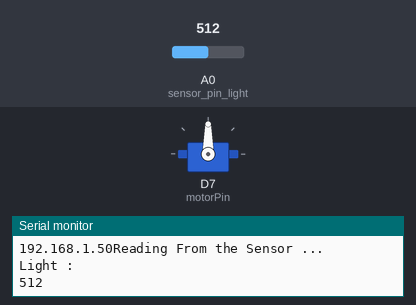
A sketch run on a simulated ESP8266 (NodeMCU). Shown: servo, the last lines printed to the serial monitor. The test bench sets the inputs (shaded band); at power-on: A0 (sensor_pin_light) = 512. WiFi joins after 1.5 s; servers stay silent unless stated; uploads are accepted with an empty reply.

Above: at 4.7 s.
4.8 s: A0 (sensor_pin_light) set to 22
12.0 s: A0 (sensor_pin_light) set to 17
At 23.2 s:
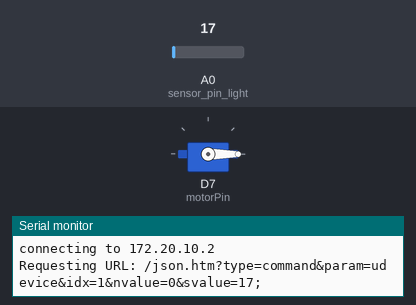
Timing chart, 0 to 24.5 s (numbered marks = the images above; inputs shaded):
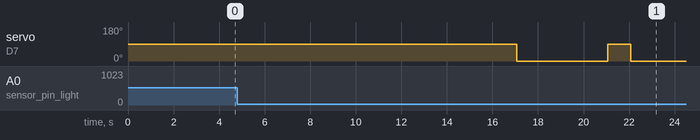

The sketch:

Automatic_GreenHouse_Roof.ino
```cpp
#include <Servo.h>;
#include <ESP8266WiFi.h>
#include <ESP8266HTTPClient.h>
#include <WiFiClient.h>
#include <HttpClient.h>

const char* ssid     = "Elena's iPhone";
const char* password = "heythere";
const char* host = "172.20.10.2"; // IPv4 adress
const int   port = 8080;     //port Domoticz
const int   watchdog = 6000; // Frequency of sending data to Domoticz
unsigned long previousMillis = millis();

HTTPClient http;
WiFiClient wifiClient;
String url;

Servo motorPin;
int sensor_pin_light = A0; // Photoresistor input at Analog PIN A0
int output_value_light = 0;
unsigned long current_ms=0;


void read_sensor()
{

  Serial.println("Reading From the Sensor ...");
  output_value_light= analogRead(sensor_pin_light);
 //output_value_light = (output_value_light/1024);
 Serial.println("Light : ");
 Serial.println(output_value_light);
 delay(3000);
}

void roof()
{
  if (output_value_light<20)
  {
  motorPin.write(90);
  delay(1000);
  motorPin.write(0);
  delay(1000);
  }
}


void setup()         // put your setup code here, to run once:
{

  Serial.begin(9600);
  Serial.println("The board has started");
  motorPin.attach(D7);
  delay(2000);
  current_ms=millis();

  //Connecting to Wifi

   Serial.println("Connecting Wifi...");

    WiFi.begin(ssid, password);
    while (WiFi.status() != WL_CONNECTED)   //connecting to wifi
      {
        delay(500);
        Serial.print(".");
        Serial.println("");
        Serial.println("WiFi connected");
        Serial.println("IP address: ");
        Serial.print(WiFi.localIP());
      }

      delay(10);
}


void loop()
{
  read_sensor();
  roof();
  unsigned long currentMillis = millis();
  if ( currentMillis - previousMillis > watchdog )
  {
    previousMillis = currentMillis;
    if(WiFi.status() != WL_CONNECTED)
      {
        Serial.println("WiFi not connected !");
      }
    else
      { Serial.println("Send data to Domoticz");
        //int sensorValue = analogRead(A0);
        // read the input on analog pin 0
        //int output = sensorValue * (100 / 1023.0);
        // Convert the analog reading (which goes from 0 - 1023) to a voltage (0 - 100V)
        //request command
        url = "/json.htm?type=command&param=udevice&idx=1&nvalue=0&svalue=";
        url += String(output_value_light); url += ";";
        sendDomoticz(url);
       }
    }
}

void sendDomoticz(String url) //updating data
{
  Serial.print("connecting to ");
  Serial.println(host);
  Serial.print("Requesting URL: ");
  Serial.println(url);
  http.begin(wifiClient,host,port,url);
  int httpCode = http.GET();
    if (httpCode)
    { if(httpCode == 200)
     {
        String payload = http.getString();
        Serial.println("Domoticz response ");
        Serial.println(payload);

    }
    }
  else
    //Serial.println("Not connected to Domoticz");
    Serial.println (httpCode);
   // Serial.println("Nope, closing connection");

  http.end();
}
```

Measured:
- the behaviour switches between 20 and 19 on A0 (sensor_pin_light) (found by bisection; images 0 and 1)
- after the input at 12.0 s, servo on D7 (motorPin): 90° → 0° after 5.1 s, → 90° 4.0 s later, → 0° 1.0 s later
